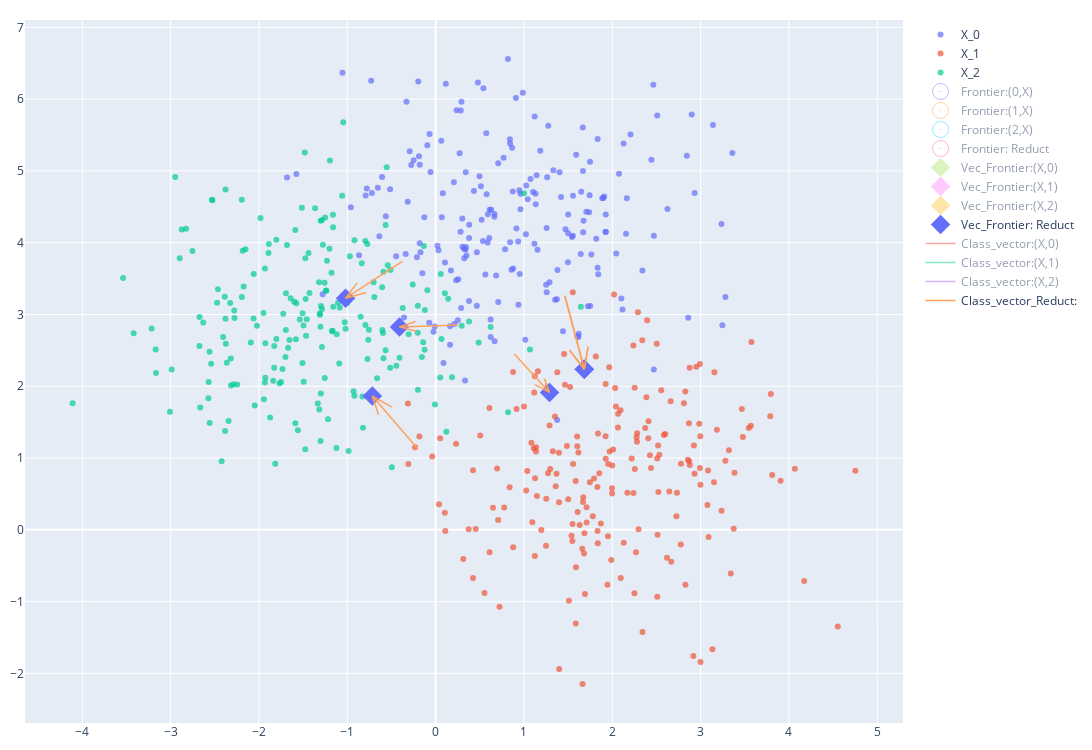

Notebook source saved alongside this figure:
### Code cell
frontera.plot_Vectors(0,1)

### Figure 1 — Plotly figure (JSON) as saved in the notebook; plotly's stock layout.template omitted (floating-point values rounded to 4 significant figures; data arrays with more than 128 entries replaced by an {"elided": "..."} marker saying what was removed)
{"data": [{"marker": {"colorscale": [[0, "rgb(0,0,255)"], [0.1, "rgb(51,153,255)"], [0.2, "rgb(102,204,255)"], [0.3, "rgb(153,204,255)"], [0.4, "rgb(204,204,255)"], [0.5, "rgb(255,255,255)"], [0.6, "rgb(255,204,255)"], [0.7, "rgb(255,153,255)"], [0.8, "rgb(255,102,204)"], [0.9, "rgb(255,102,102)"], [1, "rgb(255,0,0)"]], "opacity": 0.7, "size": 6}, "mode": "markers", "name": "X_0", "type": "scatter", "x": {"elided": "200 float values"}, "y": {"elided": "200 float values"}}, {"marker": {"colorscale": [[0, "rgb(0,0,255)"], [0.1, "rgb(51,153,255)"], [0.2, "rgb(102,204,255)"], [0.3, "rgb(153,204,255)"], [0.4, "rgb(204,204,255)"], [0.5, "rgb(255,255,255)"], [0.6, "rgb(255,204,255)"], [0.7, "rgb(255,153,255)"], [0.8, "rgb(255,102,204)"], [0.9, "rgb(255,102,102)"], [1, "rgb(255,0,0)"]], "opacity": 0.7, "size": 6}, "mode": "markers", "name": "X_1", "type": "scatter", "x": {"elided": "200 float values"}, "y": {"elided": "200 float values"}}, {"marker": {"colorscale": [[0, "rgb(0,0,255)"], [0.1, "rgb(51,153,255)"], [0.2, "rgb(102,204,255)"], [0.3, "rgb(153,204,255)"], [0.4, "rgb(204,204,255)"], [0.5, "rgb(255,255,255)"], [0.6, "rgb(255,204,255)"], [0.7, "rgb(255,153,255)"], [0.8, "rgb(255,102,204)"], [0.9, "rgb(255,102,102)"], [1, "rgb(255,0,0)"]], "opacity": 0.7, "size": 6}, "mode": "markers", "name": "X_2", "type": "scatter", "x": {"elided": "200 float values"}, "y": {"elided": "200 float values"}}, {"marker": {"color": 5, "opacity": 1, "size": 50, "symbol": 300}, "mode": "markers", "name": "Frontier:(0,X)", "type": "scatter", "visible": "legendonly", "x": [0.2536, -1.009, -0.3771, 0.4707, 2.681, 1.408], "y": [2.854, 4.573, 3.741, 1.889, 2.775, 2.613]}, {"marker": {"color": 74, "opacity": 1, "size": 50, "symbol": 300}, "mode": "markers", "name": "Frontier:(1,X)", "type": "scatter", "visible": "legendonly", "x": [1.462, -0.2574, 2.681, 0.8904, -0.5545], "y": [3.26, 1.857, 2.775, 2.449, 0.7623]}, {"marker": {"color": 64, "opacity": 1, "size": 50, "symbol": 300}, "mode": "markers", "name": "Frontier:(2,X)", "type": "scatter", "visible": "legendonly", "x": [0.2536, -1.009, 1.113, -0.3771, -0.2], "y": [2.854, 4.573, 2.362, 3.741, 1.126]}, {"marker": {"color": 60, "opacity": 1, "size": 50, "symbol": 300}, "mode": "markers", "name": "Frontier: Reduct", "type": "scatter", "visible": "legendonly", "x": [1.462, 1.462, 0.8904, 0.2536, -0.3771, -0.2], "y": [3.26, 3.26, 2.449, 2.854, 3.741, 1.126]}, {"marker": {"color": 28, "opacity": 1, "size": 15, "symbol": 2}, "mode": "markers", "name": "Vec_Frontier:(X,0)", "type": "scatter", "visible": "legendonly", "x": [0.379, -0.2126, 0.2507, 0.3776, 1.837, 1.251], "y": [3.556, 4.659, 3.958, 2.832, 3.162, 3.176]}, {"marker": {"color": 34, "opacity": 1, "size": 15, "symbol": 2}, "mode": "markers", "name": "Vec_Frontier:(X,1)", "type": "scatter", "visible": "legendonly", "x": [1.683, 0.4638, 2.379, 1.29, 0.231], "y": [2.238, 1.307, 2.01, 1.915, 0.8305]}, {"marker": {"color": 78, "opacity": 1, "size": 15, "symbol": 2}, "mode": "markers", "name": "Vec_Frontier:(X,2)", "type": "scatter", "visible": "legendonly", "x": [-0.4096, -1.23, 0.1216, -1.02, -0.7173], "y": [2.828, 3.915, 2.611, 3.227, 1.863]}, {"marker": {"color": 98, "opacity": 1, "size": 15, "symbol": 2}, "mode": "markers", "name": "Vec_Frontier: Reduct", "type": "scatter", "x": [1.683, 1.683, 1.29, -0.4096, -1.02, -0.7173], "y": [2.238, 2.238, 1.915, 2.828, 3.227, 1.863]}, {"line": {"width": 1.5}, "mode": "lines", "name": "Class_vector:(X,0)", "type": "scatter", "visible": "legendonly", "x": [0.2536, 0.379, null, -1.009, -0.2126, null, -0.3771, 0.2507, null, 0.4707, 0.3776, null, 2.681, 1.837, null, 1.408, 1.251, null, 0.4157, 0.379, 0.2716, null, -0.4283, -0.2126, -0.446, null, 0.09596, 0.2507, 0.05144, null, 0.5006, 0.3776, 0.3071, null, 2.115, 1.837, 2.035, null, 1.353, 1.251, 1.237, null], "y": [2.854, 3.556, null, 4.573, 4.659, null, 3.741, 3.958, null, 1.889, 2.832, null, 2.775, 3.162, null, 2.613, 3.176, null, 3.346, 3.556, 3.371, null, 4.553, 4.659, 4.717, null, 3.832, 3.958, 3.961, null, 2.576, 2.832, 2.557, null, 3.14, 3.162, 2.966, null, 3.033, 3.176, 3.001, null]}, {"line": {"width": 1.5}, "mode": "lines", "name": "Class_vector:(X,1)", "type": "scatter", "visible": "legendonly", "x": [1.462, 1.683, null, -0.2574, 0.4638, null, 2.681, 2.379, null, 0.8904, 1.29, null, -0.5545, 0.231, null, 1.516, 1.683, 1.726, null, 0.204, 0.4638, 0.317, null, 2.386, 2.379, 2.543, null, 1.122, 1.29, 1.232, null, 0.01656, 0.231, 0.002571, null], "y": [3.26, 2.238, null, 1.857, 1.307, null, 2.775, 2.01, null, 2.449, 1.915, null, 0.7623, 0.8305, null, 2.503, 2.238, 2.549, null, 1.388, 1.307, 1.536, null, 2.256, 2.01, 2.194, null, 2.024, 1.915, 2.106, null, 0.7307, 0.8305, 0.8919, null]}, {"line": {"width": 1.5}, "mode": "lines", "name": "Class_vector:(X,2)", "type": "scatter", "visible": "legendonly", "x": [0.2536, -0.4096, null, -1.009, -1.23, null, 1.113, 0.1216, null, -0.3771, -1.02, null, -0.2, -0.7173, null, -0.2254, -0.4096, -0.2199, null, -1.235, -1.23, -1.1, null, 0.4266, 0.1216, 0.3754, null, -0.8913, -1.02, -0.7858, null, -0.4958, -0.7173, -0.647, null], "y": [2.854, 2.828, null, 4.573, 3.915, null, 2.362, 2.611, null, 3.741, 3.227, null, 1.126, 1.863, null, 2.903, 2.828, 2.767, null, 4.123, 3.915, 4.078, null, 2.643, 2.611, 2.439, null, 3.438, 3.227, 3.306, null, 1.709, 1.863, 1.602, null]}, {"line": {"width": 1.5}, "mode": "lines", "name": "Class_vector_Reduct:", "type": "scatter", "x": [1.462, 1.683, null, 1.462, 1.683, null, 0.8904, 1.29, null, 0.2536, -0.4096, null, -0.3771, -1.02, null, -0.2, -0.7173, null, 1.516, 1.683, 1.726, null, 1.516, 1.683, 1.726, null, 1.122, 1.29, 1.232, null, -0.2254, -0.4096, -0.2199, null, -0.8913, -1.02, -0.7858, null, -0.4958, -0.7173, -0.647, null], "y": [3.26, 2.238, null, 3.26, 2.238, null, 2.449, 1.915, null, 2.854, 2.828, null, 3.741, 3.227, null, 1.126, 1.863, null, 2.503, 2.238, 2.549, null, 2.503, 2.238, 2.549, null, 2.024, 1.915, 2.106, null, 2.903, 2.828, 2.767, null, 3.438, 3.227, 3.306, null, 1.709, 1.863, 1.602, null]}], "layout": {"autosize": true, "height": 750, "margin": {"b": 10, "l": 10, "r": 10, "t": 20}, "width": 1200, "xaxis": {"autorange": true, "range": [-4.644, 5.286], "type": "linear"}, "yaxis": {"autorange": true, "range": [-2.69, 7.102], "type": "linear"}}}
